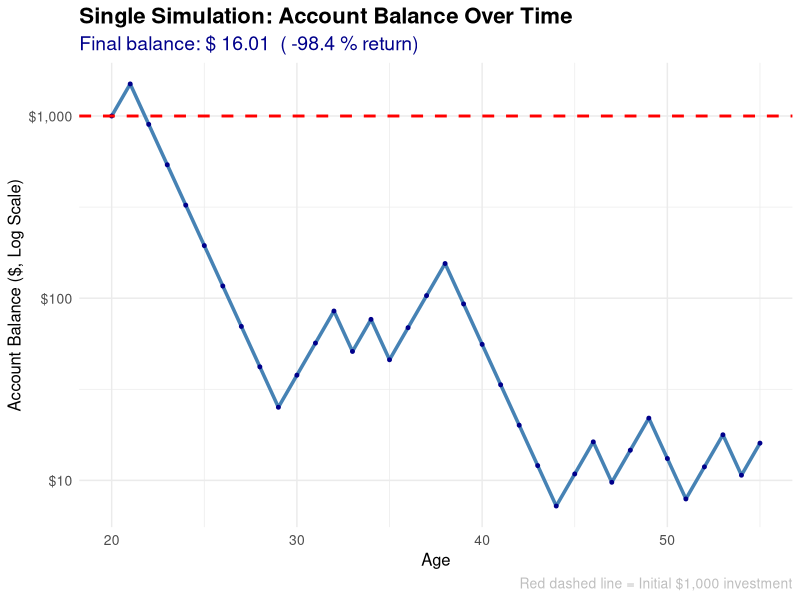
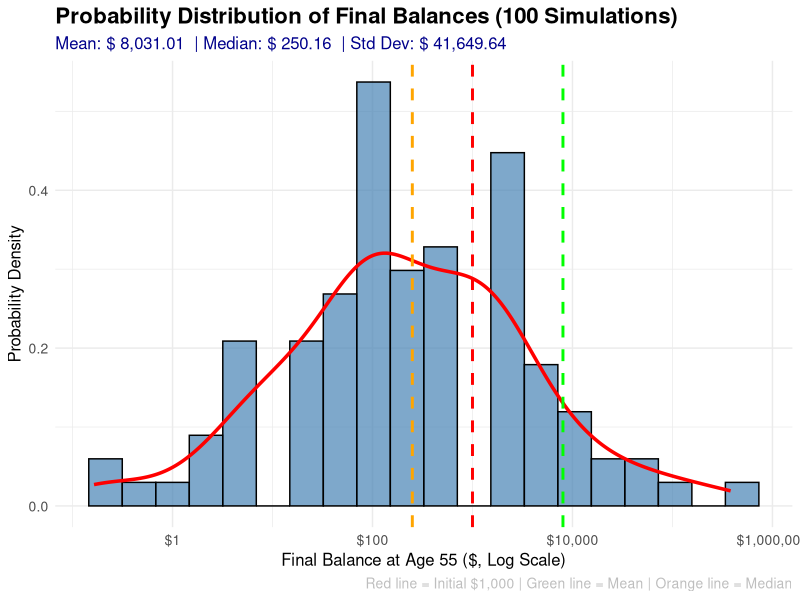
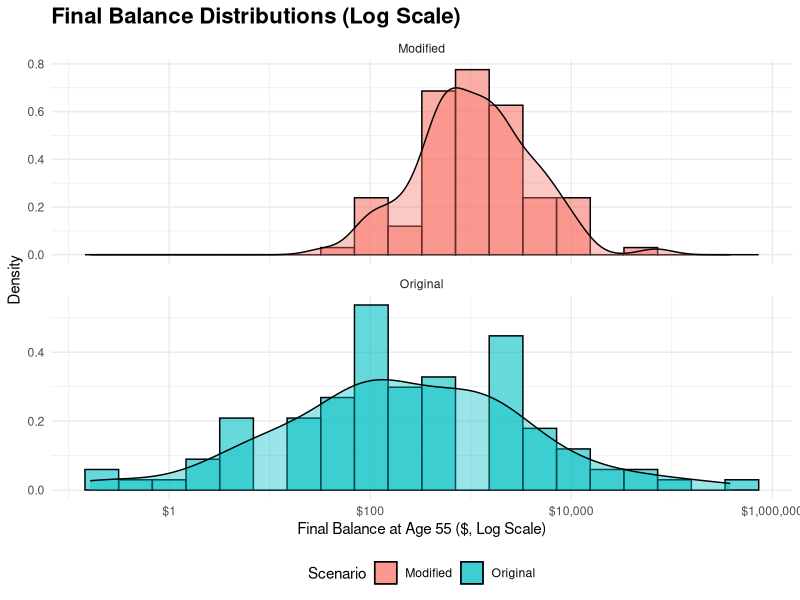
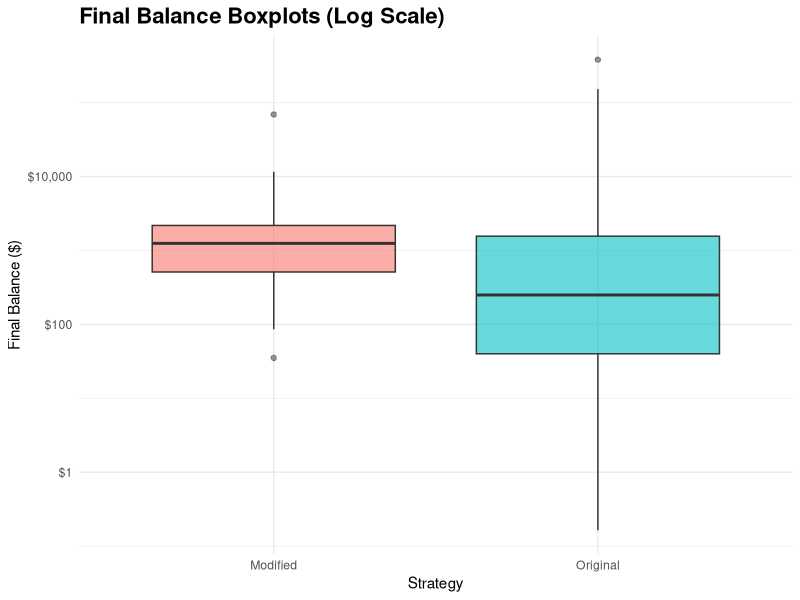

Reproduce these figures in R, in order.
## ---- chunk 1
#| label: complete-simulation

# Load required libraries
library(dplyr)
library(ggplot2)
library(purrr)
library(tibble)
library(scales)

# Set global options
knitr::opts_chunk$set(
  echo = FALSE,
  warning = FALSE,
  message = FALSE,
  fig.width = 10,
  fig.height = 6
)

# Game parameters
initial_balance <- 1000
heads_multiplier <- 1.5  # +50%
tails_multiplier <- 0.6  # -40%
years_to_retirement <- 35  # Assuming starting at age 20
num_simulations <- 10000

# Function to simulate a single game
simulate_game <- function(initial_balance, years, heads_mult, tails_mult) {
  balance <- initial_balance
  
  # Track the balance over time for this simulation
  balance_history <- numeric(years + 1)
  balance_history[1] <- balance
  
  for (year in 1:years) {
    # Flip coin (0 = tails, 1 = heads)
    coin_flip <- rbinom(1, 1, 0.5)
    
    if (coin_flip == 1) {
      # Heads: increase by 50%
      balance <- balance * heads_mult
    } else {
      # Tails: decrease by 40%
      balance <- balance * tails_mult
    }
    
    balance_history[year + 1] <- balance
  }
  
  return(list(
    final_balance = balance,
    balance_history = balance_history
  ))
}

# Run many simulations
set.seed(20250923)  # For reproducibility

## ---- chunk 2
#| include: false

# Ensure expected value variables exist for downstream analysis
prob_heads <- 0.5
prob_tails <- 0.5
heads_outcome <- initial_balance * heads_multiplier
tails_outcome <- initial_balance * tails_multiplier
expected_value_1_flip <- prob_heads * heads_outcome + prob_tails * tails_outcome

invisible({
  ev_analysis <- list(
    initial_balance = initial_balance,
    heads_outcome = heads_outcome,
    tails_outcome = tails_outcome,
    expected_value_1_flip = expected_value_1_flip,
    expected_return_pct = (expected_value_1_flip / initial_balance - 1) * 100
  )
})
## ---- chunk 3
#| label: expectation-vs-reality

# Calculate difference
difference <- expected_value_1_flip - initial_balance
is_positive <- expected_value_1_flip > initial_balance

# Store for display
invisible({
  expectation_analysis <- list(
    expected_value_1_flip = expected_value_1_flip,
    initial_balance = initial_balance,
    difference = difference,
    is_positive = is_positive,
    expected_return_pct = (expected_value_1_flip / initial_balance - 1) * 100
  )
})
## ---- chunk 4
#| label: single-simulation

# Run a single simulation and track balance over time
single_sim <- simulate_game(initial_balance, years_to_retirement, heads_multiplier, tails_multiplier)

# Create data for plotting
years <- 0:years_to_retirement
single_sim_data <- tibble(
  year = years,
  age = 20 + years,  # Starting at age 20
  balance = single_sim$balance_history,
  return_pct = (balance / initial_balance - 1) * 100
)

# Create the plot
p_single <- ggplot(single_sim_data, aes(x = age, y = balance)) +
  geom_line(color = "steelblue", size = 1.2) +
  geom_point(color = "darkblue", size = 1) +
  geom_hline(yintercept = initial_balance, color = "red", linetype = "dashed", size = 1) +
  scale_y_continuous(labels = dollar_format(), trans = "log10") +
  labs(
    title = "Single Simulation: Account Balance Over Time",
    subtitle = paste("Final balance: $", format(round(single_sim$final_balance, 2), big.mark = ","), 
                     " (", round((single_sim$final_balance / initial_balance - 1) * 100, 1), "% return)"),
    x = "Age",
    y = "Account Balance ($, Log Scale)",
    caption = "Red dashed line = Initial $1,000 investment"
  ) +
  theme_minimal() +
  theme(
    plot.title = element_text(size = 16, face = "bold"),
    plot.subtitle = element_text(size = 14, color = "darkblue"),
    plot.caption = element_text(size = 10, color = "gray"),
    axis.title = element_text(size = 12),
    axis.text = element_text(size = 10)
  )

print(p_single)

# Analysis of this single simulation
estimated_heads <- (log(single_sim$final_balance / initial_balance) - years_to_retirement * log(0.6)) / (log(1.5) - log(0.6))
estimated_tails <- years_to_retirement - estimated_heads
total_return_pct <- (single_sim$final_balance / initial_balance - 1) * 100
annualized_return <- (single_sim$final_balance / initial_balance)^(1/years_to_retirement) - 1
is_profitable <- single_sim$final_balance > initial_balance

# Store for display
invisible({
  single_sim_analysis <- list(
    starting_age = 20,
    retirement_age = 55,
    initial_balance = initial_balance,
    final_balance = single_sim$final_balance,
    total_return_pct = total_return_pct,
    annualized_return = annualized_return,
    estimated_heads = estimated_heads,
    estimated_tails = estimated_tails,
    is_profitable = is_profitable
  )
})
## ---- chunk 5
#| label: multiple-simulations

# Run 100 simulations
set.seed(20250924)  # Different seed for variety
num_small_simulations <- 100

# Run 100 simulations
small_simulation_results <- map(1:num_small_simulations, function(i) {
  simulate_game(initial_balance, years_to_retirement, heads_multiplier, tails_multiplier)
})

# Extract final balances
small_final_balances <- map_dbl(small_simulation_results, ~ .x$final_balance)

# Create results dataframe
small_results_df <- tibble(
  simulation = 1:num_small_simulations,
  final_balance = small_final_balances,
  return_pct = (small_final_balances / initial_balance - 1) * 100
)

# Calculate summary statistics for 100 simulations
small_summary_stats <- small_results_df %>%
  summarise(
    mean_balance = mean(final_balance),
    median_balance = median(final_balance),
    min_balance = min(final_balance),
    max_balance = max(final_balance),
    std_dev = sd(final_balance),
    prob_positive = mean(return_pct > 0),
    prob_break_even = mean(final_balance >= initial_balance)
  )

# Create probability distribution plot
p_distribution <- ggplot(small_results_df, aes(x = final_balance)) +
  geom_histogram(bins = 20, fill = "steelblue", alpha = 0.7, color = "black", 
                 aes(y = after_stat(density))) +
  geom_density(color = "red", size = 1.2, alpha = 0.8) +
  geom_vline(xintercept = initial_balance, color = "red", linetype = "dashed", size = 1) +
  geom_vline(xintercept = small_summary_stats$mean_balance, color = "green", linetype = "dashed", size = 1) +
  geom_vline(xintercept = small_summary_stats$median_balance, color = "orange", linetype = "dashed", size = 1) +
  scale_x_continuous(labels = dollar_format(), trans = "log10") +
  labs(
    title = "Probability Distribution of Final Balances (100 Simulations)",
    subtitle = paste("Mean: $", format(round(small_summary_stats$mean_balance, 2), big.mark = ","),
                     " | Median: $", format(round(small_summary_stats$median_balance, 2), big.mark = ","),
                     " | Std Dev: $", format(round(small_summary_stats$std_dev, 2), big.mark = ",")),
    x = "Final Balance at Age 55 ($, Log Scale)",
    y = "Probability Density",
    caption = "Red line = Initial $1,000 | Green line = Mean | Orange line = Median"
  ) +
  theme_minimal() +
  theme(
    plot.title = element_text(size = 16, face = "bold"),
    plot.subtitle = element_text(size = 12, color = "darkblue"),
    plot.caption = element_text(size = 10, color = "gray"),
    axis.title = element_text(size = 12),
    axis.text = element_text(size = 10)
  )

print(p_distribution)

# Store results for display
invisible({
  small_sim_analysis <- list(
    num_simulations = num_small_simulations,
    mean_balance = small_summary_stats$mean_balance,
    median_balance = small_summary_stats$median_balance,
    min_balance = small_summary_stats$min_balance,
    max_balance = small_summary_stats$max_balance,
    std_dev = small_summary_stats$std_dev,
    prob_positive = small_summary_stats$prob_positive,
    prob_break_even = small_summary_stats$prob_break_even
  )
})
## ---- chunk 6
#| label: small-summary-table
#| results: asis

# Compute local probabilities to avoid chunk order dependencies
prob_gt_1000_local <- mean(small_final_balances > initial_balance)
prob_ge_1000_local <- mean(small_final_balances >= initial_balance)

small_summary_table <- tibble::tibble(
  Metric = c(
    "Number of simulations",
    "Mean final balance",
    "Median final balance",
    "Minimum final balance",
    "Maximum final balance",
    "Standard deviation",
    "Probability > $1,000"
  ),
  Value = c(
    format(small_sim_analysis$num_simulations, big.mark = ","),
    scales::dollar(round(small_sim_analysis$mean_balance, 2)),
    scales::dollar(round(small_sim_analysis$median_balance, 2)),
    scales::dollar(round(small_sim_analysis$min_balance, 2)),
    scales::dollar(round(small_sim_analysis$max_balance, 2)),
    scales::dollar(round(small_sim_analysis$std_dev, 2)),
    paste0(round(prob_gt_1000_local * 100, 1), "%")
  )
)

knitr::kable(small_summary_table, align = c('l','r'), caption = 'Summary Statistics (100 Simulations)')
## ---- chunk 7
#| label: probability-analysis

# Calculate probability of ending with more than $1,000
prob_greater_than_1000 <- mean(small_final_balances > initial_balance)
prob_less_than_1000 <- mean(small_final_balances < initial_balance)

# Calculate additional probability thresholds
prob_greater_than_2000 <- mean(small_final_balances > 2000)
prob_greater_than_5000 <- mean(small_final_balances > 5000)
prob_greater_than_10000 <- mean(small_final_balances > 10000)

# Calculate percentiles
percentiles <- quantile(small_final_balances, probs = c(0.1, 0.25, 0.5, 0.75, 0.9, 0.95, 0.99))

# Calculate percentile where value equals $1000 (interpolation)
percentile_1000 <- ecdf(small_final_balances)(1000) * 100

# Store results for display
invisible({
  probability_analysis <- list(
    prob_greater_than_1000 = prob_greater_than_1000,
    prob_less_than_1000 = prob_less_than_1000,
    prob_greater_than_2000 = prob_greater_than_2000,
    prob_greater_than_5000 = prob_greater_than_5000,
    prob_greater_than_10000 = prob_greater_than_10000,
    percentiles = percentiles,
    percentile_1000 = percentile_1000
  )
})
## ---- chunk 8
#| label: probability-table
#| results: asis

pct_fmt <- scales::dollar_format(accuracy = 0.01)

pct_table <- tibble::tibble(
  `Percentile` = c(
    "10th",
    "25th",
    "50th (median)",
    paste0(round(probability_analysis$percentile_1000, 1), "th ($1,000)"),
    "75th",
    "90th",
    "95th",
    "99th"
  ),
  `Value` = c(
    pct_fmt(probability_analysis$percentiles["10%"]),
    pct_fmt(probability_analysis$percentiles["25%"]),
    pct_fmt(probability_analysis$percentiles["50%"]),
    "$1,000.00",
    pct_fmt(probability_analysis$percentiles["75%"]),
    pct_fmt(probability_analysis$percentiles["90%"]),
    pct_fmt(probability_analysis$percentiles["95%"]),
    pct_fmt(probability_analysis$percentiles["99%"])
  )
)

knitr::kable(pct_table, align = c('l','r'), caption = 'Percentile Summary (100 Simulations)')
## ---- chunk 9
#| label: strategy-comparison
#| results: asis

# Modified game logic:
# Bet exactly 50% of balance each year; the other 50% remains unchanged.
# Effective annual multipliers: Heads -> 0.5 + 0.5*1.5 = 1.25; Tails -> 0.5 + 0.5*0.6 = 0.8
mod_heads_multiplier <- 1.25
mod_tails_multiplier <- 0.8

set.seed(20250925)
num_comparison_sims <- 100

mod_results <- purrr::map(1:num_comparison_sims, function(i) {
  simulate_game(initial_balance, years_to_retirement, mod_heads_multiplier, mod_tails_multiplier)
})

mod_final_balances <- purrr::map_dbl(mod_results, ~ .x$final_balance)

# Probabilities > $10,000
prob_mod_gt_10000 <- mean(mod_final_balances > 10000)

# Use original 100-sim results from Section 4 (small_final_balances)
prob_orig_gt_10000 <- mean(small_final_balances > 10000)

comparison_word <- if (abs(prob_mod_gt_10000 - prob_orig_gt_10000) < 1e-9) "Equal" else if (prob_mod_gt_10000 > prob_orig_gt_10000) "Higher" else "Lower"

comparison_table <- tibble::tibble(
  Scenario = c("Original game", "Modified"),
  `P(Final > $10,000)` = c(
    paste0(round(prob_orig_gt_10000 * 100, 1), "%"),
    paste0(round(prob_mod_gt_10000 * 100, 1), "%")
  )
)

cat("\n**Analysis:** The modified game strategy has a", if (prob_mod_gt_10000 > prob_orig_gt_10000) {"higher"} else {"lower"}, "probability of ending with more than $10,000 at age 55 compared to the original game. Interestingly, while the modified strategy is more likely to achieve at least $1,000 (break-even), it is less likely to reach the high-end target of $10,000. This suggests that the modified strategy is", if (prob_mod_gt_10000 > prob_orig_gt_10000) {"more likely to achieve high returns"} else {"less likely to achieve high returns"}, "but may also be", if (prob_mod_gt_10000 > prob_orig_gt_10000) {"more volatile"} else {"less volatile"}, "overall.\n")

knitr::kable(comparison_table, align = c('l','r'), caption = 'Probability of Ending Above $10,000 (100 Simulations)')

cat("\n", sprintf("Result: %s (modified vs. original)", comparison_word))
## ---- chunk 10
#| label: comparison-visuals
#| fig-cap: "Distribution of final balances across 100 simulations for both strategies"

# Build combined dataset for visualization
orig_df_small <- tibble::tibble(
  simulation = 1:length(small_final_balances),
  final_balance = small_final_balances,
  scenario = "Original"
)

mod_df_small <- tibble::tibble(
  simulation = 1:length(mod_final_balances),
  final_balance = mod_final_balances,
  scenario = "Modified"
)

combined_df <- dplyr::bind_rows(orig_df_small, mod_df_small)

# Histogram + density by scenario (faceted)
p_comp <- ggplot(combined_df, aes(x = final_balance, fill = scenario)) +
  geom_histogram(bins = 20, alpha = 0.6, color = "black", aes(y = after_stat(density))) +
  geom_density(alpha = 0.4) +
  scale_x_continuous(labels = scales::dollar, trans = "log10") +
  labs(
    title = "Final Balance Distributions (Log Scale)",
    x = "Final Balance at Age 55 ($, Log Scale)",
    y = "Density",
    fill = "Scenario"
  ) +
  theme_minimal() +
  theme(
    plot.title = element_text(size = 16, face = "bold"),
    legend.position = "bottom"
  ) +
  facet_wrap(~ scenario, ncol = 1, scales = "free_y")

print(p_comp)
## ---- chunk 11
#| label: comparison-box
#| fig-cap: "Boxplots of final balances across 100 simulations by strategy"

ggplot(combined_df, aes(x = scenario, y = final_balance, fill = scenario)) +
  geom_boxplot(alpha = 0.6, outlier.alpha = 0.5) +
  scale_y_continuous(labels = scales::dollar, trans = "log10") +
  labs(
    title = "Final Balance Boxplots (Log Scale)",
    x = "Strategy",
    y = "Final Balance ($)"
  ) +
  theme_minimal() +
  theme(
    plot.title = element_text(size = 16, face = "bold"),
    legend.position = "none"
  )
## ---- chunk 12
#| label: comparison-tables
#| results: asis

summary_compare <- combined_df %>%
  group_by(scenario) %>%
  summarise(
    mean_balance = mean(final_balance),
    median_balance = median(final_balance),
    min_balance = min(final_balance),
    max_balance = max(final_balance),
    sd_balance = sd(final_balance),
    prob_gt_1000 = mean(final_balance > 1000),
    prob_gt_10000 = mean(final_balance > 10000),
    .groups = 'drop'
  ) %>%
  mutate(
    mean_balance = scales::dollar(round(mean_balance, 2)),
    median_balance = scales::dollar(round(median_balance, 2)),
    min_balance = scales::dollar(round(min_balance, 2)),
    max_balance = scales::dollar(round(max_balance, 2)),
    sd_balance = scales::dollar(round(sd_balance, 2)),
    `P(> $1,000)` = paste0(round(prob_gt_1000 * 100, 1), "%"),
    `P(> $10,000)` = paste0(round(prob_gt_10000 * 100, 1), "%")
  ) %>%
  select(Scenario = scenario, `Mean` = mean_balance, `Median` = median_balance, `Min` = min_balance,
         `Max` = max_balance, `Std Dev` = sd_balance, `P(> $1,000)`, `P(> $10,000)`)

knitr::kable(summary_compare, align = c('l','r','r','r','r','r','r','r'), caption = 'Summary Comparison: Original vs Modified (100 Simulations)')
